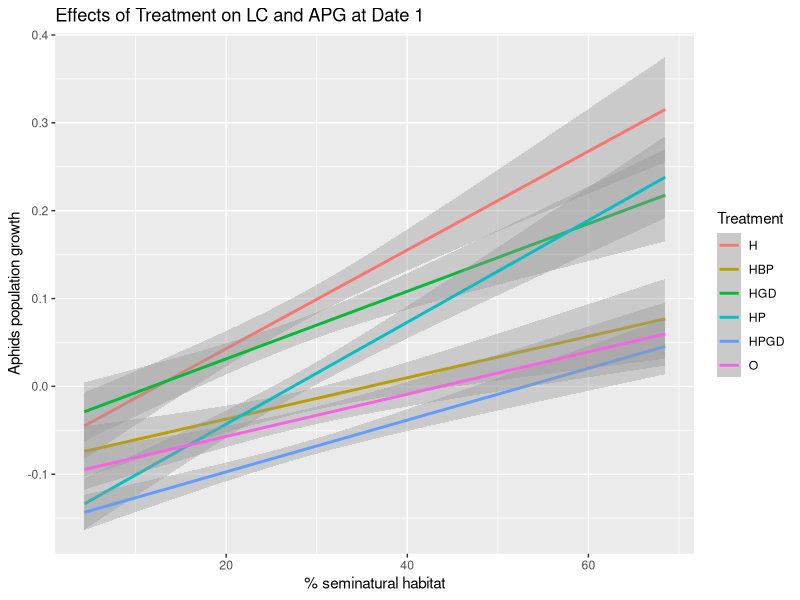

Here is the R script that generated this plot:
#Date1_population growth and seminatural habitat
#import data file
library(readr)
Data1 <- read.table("Project data.csv", header = TRUE, dec = ",", sep =";")

#####################################
#select BUFF_DUST = 100
#selecting in Data 2 all the rows with buff = 100
BUFF <- Data1[Data1$BUFF_DIST =="100",] 
########################################

###dataframe for sampling date1 
DATE1 <- Data1[Data1$Date == "1", ]

#calculate the aphids population growth at date1
logNaphids_D1 <- log(DATE1$aphid_live+1) - log(DATE1$aphidsinoculated_init+1) 
APG_D1 <- logNaphids_D1/10

#dataframe for seminatural habitat and aphids population growth at date1 
DATE1APG <- data.frame(DATE1,APG_D1)

####line graph (Figure 1B at date1)
#barplot for % Seminatural habitat and APhid population growth
library(ggplot2)
D1 <- ggplot(DATE1APG, aes(x = Pt.seminatural, y = APG_D1, color = Treatment))
D1 <- D1 + labs(x= "% seminatural habitat", y="Aphids population growth", title = "Effects of Treatment on LC and APG at Date 1")
#if scatter plot is needed
#D1 <- D1 + geom_point()
D1 <- D1 + geom_smooth(method = "lm")
print(D1)